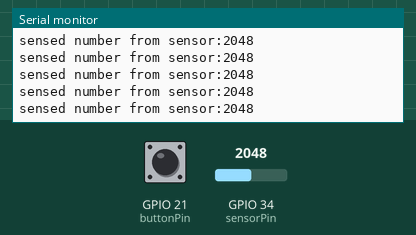
Recording of a sketch running on a simulated ESP32. On the bench: the last lines printed to the serial monitor. Inputs (shaded band) come from the test bench; at power-on: GPIO 21 (buttonPin) HIGH, GPIO 34 (sensorPin) = 2048. WiFi joins after 1.5 s; servers stay silent unless stated.

Above: at 3.2 s.
3.3 s: GPIO 21 (buttonPin) pulled LOW for 1 s
5.8 s: GPIO 34 (sensorPin) set to 2866
At 5.98 s:
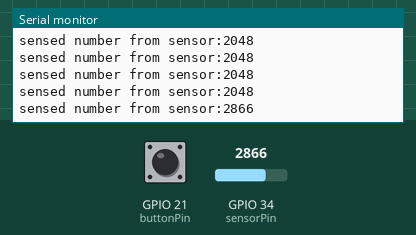
7.3 s: GPIO 34 (sensorPin) set to 3603
At 7.39 s:
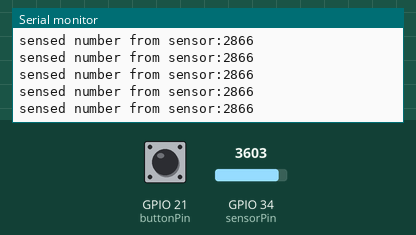
8.8 s: GPIO 21 (buttonPin) pulled LOW for 0.25 s
Timing chart, 0 to 11.5 s (numbered marks = the images above; inputs shaded):
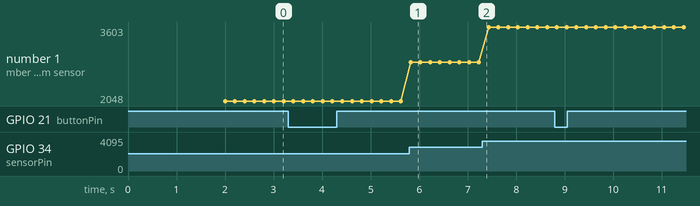

The sketch:

wiz_bulbesp.ino
```cpp
#include <WiFi.h>
#include <WiFiUdp.h>

int buttonPin=21;
int buttonState = HIGH;
int lastButtonState = HIGH;
unsigned long lastDebounceTime = 0;
unsigned long debounceDelay = 10;

//variabile care sa modifice dupa user intensitatea si culoarea
int max_int=95;
int max_col=6300;

const int sensorPin = 34;
int sensorValue = 0;
int intens;
int tempr;

int currentHourIndex = 0;
int hr[]={1,2,3,4,5,6,7,8,9,10,11,12,13,14,15,16,17,18,19,20,21,22,23,24};
int nr_hrs=24;

int hour=1;
const char* ssid = "pppaaa";
const char* password = "12345678";
const char* bulbIP = "192.168.208.86";
const int bulbPort = 38899;
WiFiUDP udp; //protocolul prin care se transmit informatiile prin wifi catre bec

void setup() {
    pinMode(sensorPin, INPUT);
    pinMode(21, INPUT_PULLUP);
    Serial.begin(115200);
    WiFi.begin(ssid, password);

    while (WiFi.status() != WL_CONNECTED) {
        delay(1000);
        Serial.println("Connecting to WiFi...");
    }
    Serial.println("Connected to WiFi!");
}

bool sendCommand(const char* command) {
    if (!udp.beginPacket(bulbIP, bulbPort)) { //daca nu se trimite comanda, alerteaza
        Serial.println("Failed to start UDP packet.");
        return false;
    }
    udp.write((const uint8_t*)command, strlen(command));//executarea comenzii
    if (!udp.endPacket()) { //daca nu se primeste comanda
        Serial.println("Failed to send UDP packet.");
        return false;
    }
  //  Serial.println("Command sent: ");
   // Serial.println(command);
    return true;
}

void listenForResponse() {
    int packetSize = udp.parsePacket();//verifica daca exista pachet udp
    if (packetSize) {
        char buffer[512];
        int len = udp.read(buffer, 512);
        if (len > 0) {
            buffer[len] = '\0';
          //  Serial.println("Received response: ");
           // Serial.println(buffer);
        }
    }
}

void sendCommand(int dimming, int temperature, bool lit) {
    char command[256];
    snprintf(command, sizeof(command),
             "{\"method\": \"setPilot\", \"params\": {\"state\": %s, \"dimming\": %d, \"temp\": %d}}",
             lit ? "true" : "false", dimming, temperature); //se trimite comanda de tip json cu parametrii mentionati
    sendCommand(command);
    listenForResponse();
}

void ensureWiFiConnected() {
    if (WiFi.status() != WL_CONNECTED) {
        Serial.println("WiFi lost. Reconnecting...");
        WiFi.disconnect();
        WiFi.begin(ssid, password);
        while (WiFi.status() != WL_CONNECTED) {
            delay(1000);
            Serial.println("Reconnecting to WiFi...");
        }
        Serial.println("Reconnected to WiFi!");
    }
}

void hrcalc()
{
  int reading = digitalRead(buttonPin); //ia informatia butonului


  if (reading != lastButtonState) {//se schimba debounce time
    lastDebounceTime = millis();
  }
  //check debounce time
  if ((millis() - lastDebounceTime) > debounceDelay) {
    if (reading == LOW && buttonState == HIGH) { //if button is pressed
      currentHourIndex = (currentHourIndex + 1) % nr_hrs;
      Serial.print("Hour changed to: ");
      Serial.println(hr[currentHourIndex]);
    }
    buttonState = reading; // update the state of the button
  }

  lastButtonState = reading;
  hour=hr[currentHourIndex];
}


void transform()
{
sensorValue = analogRead(sensorPin);

//   if (sensorValue<500)
//   intens=35;
//   else if (sensorValue<800)
//   intens=40;
//  else if (sensorValue<1100)
//   intens=45;
//   else if (sensorValue<1400)
//   intens=50;
//   else if (sensorValue<1700)
//   intens=55;
//   else if (sensorValue<2000)
//   intens=60;
//   else if (sensorValue<2300)
//   intens=65;
//   else if (sensorValue<2600)
//   intens=70;
//   else if (sensorValue<2900)
//   intens=75;
//   else if (sensorValue<3200)
//   intens=80;
//   else if (sensorValue<3500)
//   intens=85;
//   else if (sensorValue<3800)
//   intens=90;
//   else
//   intens=95;

double x=(double)sensorValue;
  x=(double)x*100/4095;

  intens=100-x;


  if (hour>=6 && hour<8)
    tempr=4000;
    else if (hour>=8 && hour<12)
    tempr=6000;
    else if (hour>=12 && hour<14)
    tempr=6500;
    else if (hour>=14 && hour<17)
    tempr=5000;
    else if (hour>=17 && hour<20)
    tempr=4000;
    else if (hour>=20 && hour<22)
    tempr=3000;
    else
    tempr=2300;


 if (hour>=6 && hour<8) //edge cases, for example rainy or cloudy days
        if (intens<=15)
          intens=20;
    else if (hour>=8 && hour<12)
          if (intens<=25)
              intens=30;
    else if (hour>=12 && hour<14)
        if (intens<=35)
            intens=40;
    else if (hour>=14 && hour<17)
          if (intens<=25)
              intens=30;

    if (intens>max_int) //check if autmation doesent respect user's input
      intens=max_int;
    if (tempr>max_col)
     tempr=max_col;


}

void loop() {
    ensureWiFiConnected();

      hrcalc();
        transform();


    //sensorValue = 4095 - sensorValue;
      Serial.print("sensed number from sensor:");
      Serial.println(sensorValue);

        sendCommand(intens,tempr,true);
    // if (sensorValue <= 500) {
    //     sendCommand(30, newval, true);
    // } else if (sensorValue <= 1000) {
    //     sendCommand(20, newval, true);
    // } else if (sensorValue <= 2000) {
    //     sendCommand(20, newval, true);
    // } else if (sensorValue <= 3000) {
    //     sendCommand(20, newval, true);
    // } else if (sensorValue <= 4095) {
    //     sendCommand(20, newval, true);
    // }
    delay(200);
}
```

Measured:
- after the input at 5.8 s, the serial monitor: prints a new line at once (image 1)
- plotted number 1: 2048 → 2866 after the input at 5.8 s, 2866 → 3603 after the input at 7.3 s
